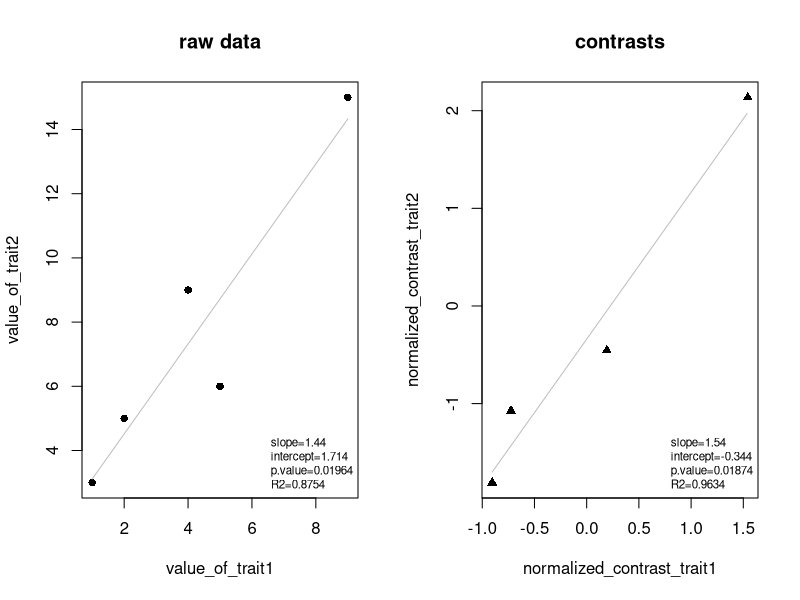

The R source for this figure:
#########################################################
#######        COMPUTATIONAL BIOLOGY         ############
#######             HOMEWORK 5               ############
#########################################################
#                                                       #
# Compute the normalized independent contrasts on a     #
# given phylogeny                                       #
#                                                       #
#########################################################
#########################################################

#########################################################
######    Code below this should not be changed   #######
######    or deleted.                             #######
#########################################################

library(ape)

get_node_children = function(node, tree) {
    # Return the two child nodes of the given node.
    # In a bifurcating tree, a node will have either two child nodes if it is an internal node,
    # or zero child nodes if it is a tip node.
    # For an internal node, return the two child node numbers, for a tip node return NULL.
    #   node: the node for which child nodes should be returned
    #   tree: the tree encoded in an object of class phylo

    if (node <= length(tree$tip.label)) {
        return(NULL)
    }

    children = which(tree$edge[, 1] == node)
    child1 = tree$edge[children[1], 2]
    child2 = tree$edge[children[2], 2]

    # Return the indices of the child nodes.
    #   child1: first child of the given node
    #   child2: second child of the given node
    return(list(child1 = child1,
                child2 = child2))
}

get_root = function(tree) {
    # Returns the number of the root node of the given tree.
    return(length(tree$tip.label) + 1)
}

is_tip = function(node, tree) {
    # Returns TRUE if the given node is a tip, FALSE otherwise
    return(node <= length(tree$tip.label))
}

initialize_description = function(tree, traits_at_tip) {
    # This function creates a list whith two matrices and one vector.
    #
    # The first matrix is called traits and stores the values of the two traits at the nodes of
    # the tree. Here we initialize this matrix with the given trait values at the tips and NA for
    # the internal nodes. The values for the internal nodes have to be calculated in the
    # function get_contrasts_in_subtree(). The row numbers correspond to the node numbers in the tree,
    # i.e. for a tree with N tips the first N rows correspond to the tips, the last N-1 rows to the
    # internal nodes.
    #
    # The second matrix is called normalized_contrasts and stores the values of the normalized contrasts
    # for both traits at all nodes. The matrix will be filled out in the function
    # get_contrasts_in_subtree(). Again, the row numbers correspond to the node numbers allocated in tree.
    # As contrasts are only calculated at the internal nodes, the first N rows of this matrix will stay
    # undefined, i.e. NA, as set here.
    #
    # The third object in the list is a vector that holds the corrected branch lenghts which will be
    # calculated in the function get_contrasts_in_subtree(). It is initialized with the original branch lengths.
    # The branches are ordered by the node which they lead to, e.g. branch_lengths[3] will give the branch that
    # leads to node 3. The branch leading to the root will always be NA. Bear in mind that if you implement the
    # tree walikng correctly, you will only need this data structure to compute all the corrected branch lengths,
    # you do not need to store the uncorrected values separately.

    number_of_tips = length(tree$tip.label)

    # initialize the trait_matrix
    trait_matrix = matrix(NA, nrow = 2 * number_of_tips - 1, ncol = 2,
                          dimnames = list(1:(2 * number_of_tips - 1),
                                          c("value_of_trait1", "value_of_trait2")))

    # fill in the known trait values
    trait_matrix[1:length(tree$tip.label), ] = cbind(as.numeric(traits_at_tip$trait1[tree$tip.label]),
                                                     as.numeric(traits_at_tip$trait2[tree$tip.label]))

    # initialize the normalized_contrasts matrix
    contrast_matrix = matrix(NA, nrow = 2 * number_of_tips - 1, ncol = 2,
                             dimnames = list(1:(2 * number_of_tips - 1),
                                             c("normalized_contrast_trait1", "normalized_contrast_trait2")))

    # initialize the branch lengths
    branch_lengths = c(tree$edge.length, NA)[order(c(tree$edge[, 2], length(tree$tip) + 1))]

    # Return the three objects in one list
    return(list(traits = trait_matrix, normalized_contrasts = contrast_matrix, corrected_branch_lengths = branch_lengths))
}

plot_data_and_regression = function(tree, description, summary_linear_regression) {
    # This function displays two plots:
    # On the left side the raw data points and the linear regression on the raw data, and
    # On the right side the contrast values and the linear regression on the contrasts.
    # As input this function takes two lists that will be generated by the following functions:
    #   description: a list as produced by get_contrasts_in_subtree
    #   summary_linear_regression: a list of two vectors with named values corresponding to the slope, intercept, p.value and R2
    #							   for the linear regression on respectively the raw data and the contrasts, as produced by get_trait_correlation

    par(mfrow = c(1, 2))

    raw = data.frame(description$traits[1:length(tree$tip.label), ])
    plot(raw, pch = 16, main = "raw data")
    x = seq(range(raw[, "value_of_trait1"])[1], range(raw[, "value_of_trait1"])[2], by = 0.01)
    lines(x, summary_linear_regression$linear_regression_raw_data["slope"] * x +
             summary_linear_regression$linear_regression_raw_data["intercept"],
          col = "gray")
    legend("bottomright", bty = "n", cex = 0.7,
           legend = paste0(names(summary_linear_regression$linear_regression_raw_data),
                           "=", signif(summary_linear_regression$linear_regression_raw_data, 3), 4))

    cont = data.frame(description$normalized_contrasts[(length(tree$tip.label) + 1):(2 * length(tree$tip.label) - 1), ])
    plot(cont, pch = 17, main = "contrasts")
    x = seq(range(cont[, "normalized_contrast_trait1"])[1], range(cont[, "normalized_contrast_trait1"])[2], by = 0.01)
    lines(x, summary_linear_regression$linear_regression_contrasts["slope"] * x +
              summary_linear_regression$linear_regression_contrasts["intercept"],
          col = "gray")
    legend("bottomright", bty = "n", cex = 0.7,
           legend = paste0(names(summary_linear_regression$linear_regression_contrasts),
                           "=", signif(summary_linear_regression$linear_regression_contrasts, 3), 4))
}

#########################################################
######    Code above this should not be changed   #######
######    or deleted.                             #######
#########################################################

linear_regression = function(values1, values2) {
    # Perform a simple linear regression on two sets of given values to evaluate the possible correlation between them.
    # The regression is approximated by the intercept alpha and the slope beta, values2 = alpha + beta*values1.
    # The input values should be presented as vectors, in the same order:
    # i.e. if the position i in values1 represents the value of trait or contrast at a certain node n, the same position i in values2
    # should represent the value for the other trait or contrast at the same node n.
    #   values1: first ordered vector of values
    #   values2: second ordered vector of values

    lr <- lm(values2 ~ values1)
    #print(summary(lr))
    slope = coef(lr)[["values1"]]
    intercept = coef(lr)[["(Intercept)"]]
    f = summary(lr)$fstatistic
    R2 = summary(lr)$r.squared
    p.value = pf(f[1],f[2],f[3],lower.tail=F)[["value"]]
    
    
    # Return a vector with named values that summarizes the linear regression result.
    #   slope: the slope of the linear regression line (beta)
    #   intercept: the intercept of the linear regression line (alpha)
    #   p.value: p-value, the level of significance of the correlation.
    #   R2: R squared, the measure of how close the data are to the fitted regression line.
    return(c(slope = slope, intercept = intercept, p.value = p.value, R2 = R2))
}

calculate_trait_at_internal_node = function(trait_child1, trait_child2, branch_length_to_child1, branch_length_to_child2) {
    # Calculate the trait value at an internal node given the values of this trait at the
    # two child nodes and the branch lengths connecting these child nodes to the parent node.
    #   trait_child1: trait value at first child
    #   trait_child2: trait value at second child
    #   branch_length_to_child1: branch length leading to first child
    #   branch_length_to_child2: branch length leading to second child
    sum_of_lengths = branch_length_to_child2+branch_length_to_child1
    trait_at_internal_node = trait_child1 * (branch_length_to_child2/sum_of_lengths) + trait_child2 * (branch_length_to_child1/sum_of_lengths)

    # Return the estimated value of the trait at the internal node.
    return(trait_at_internal_node)
}

calculate_contrast = function(trait_child1, trait_child2, branch_length_to_child1, branch_length_to_child2) {
    # Calculate the normalized contrast at a given node given the values of a trait at the two child nodes
    # and the branch lengths connecting these child nodes to the parent node.
    #   trait_child1: trait value at first child
    #   trait_child2: trait value at second child
    #   branch_length_to_child1: branch length leading to first child
    #   branch_length_to_child2: branch length leading to second child

    contrast = (trait_child1 - trait_child2)/(sqrt(branch_length_to_child1+branch_length_to_child2))

    # Return the numerical value of the normalized contrast.
    return(contrast)
}

calculate_corrected_branch_length = function(node, child1, child2, corrected_branch_lengths) {
    # Calculate the corrected branch length leading to the given node.
    #   node: the node at the end of the branch to be corrected
    #   child1: the first child of the given node
    #   child2: the second child of the given node
    #   corrected_branch_lengths: the current vector of corrected branch lengths, where all branches
    #                             below the given node have already been corrected
    
    t_i = corrected_branch_lengths[child1]
    t_l = corrected_branch_lengths[child2]
    t_k = corrected_branch_lengths[node]
    
    corrected_length = (t_i*t_l)/(t_i+t_l) + t_k

    # Return the numerical value of the corrected branch length
    return(corrected_length)
}

calculate_trait_and_contrast = function(child1, child2, traits, corrected_branch_lengths) {
    # Calculate the trait value and the normalized contrast value at a node given the indices of the node children.
    #   child1: the first child of a given node
    #   child2: the second child of a given node
    #   traits: a vector containing trait values for all nodes
    #   corrected_branch_lengths: the current vector of corrected branch lengths, where all branches
    #                             below the node in question have already been corrected
    trait_value = calculate_trait_at_internal_node(traits[child1], traits[child2], corrected_branch_lengths[child1], corrected_branch_lengths[child2])

    contrast = calculate_contrast(traits[child1], traits[child2], corrected_branch_lengths[child1], corrected_branch_lengths[child2])
    # Return the trait value and the normalized contrast value at the given node.
    #   trait_value: the numerical value for the trait at given node
    #   contrast: the numerical value for the contrast at given node
    return(list(trait_value = trait_value, contrast = contrast))
}

get_contrasts_in_subtree = function(node, tree, description) {
    # Calculate the normalized independent contrasts, trait values, and corrected branch lengths
    # for the subtree that stems from the given node.
    #   node: the node for which the contrasts should be calculated
    #   tree: the tree encoded in an object of class phylo
    # 	description: a list containing 3 entries:
    #				 a matrix with the current trait values at all nodes (including tips) in the tree (value or NA)
    #				 a matrix with the current contrasts at the internal nodes (value or NA), and
    #				 a vector with the corrected branch lengths.
    #				 This list is initialized by the provided function initialize_description().

    # If the node is a tip, return the same description.
    if (is_tip(node, tree) == T) {
      updated_description = description
      return(updated_description)
    }
    else {
      # Otherwise, get the child nodes of the given node and compute the corrected branch lengths, normalized contrasts and trait values
      updated_description = description
      children = get_node_children(node, tree)
      child1 = children$child1
      child2 = children$child2
  
      updated_description = get_contrasts_in_subtree(child1, tree, updated_description)
      updated_description = get_contrasts_in_subtree(child2, tree, updated_description)
      
      # Update the branch length leading to the given node, save it in the description
      corrected_branch_length = calculate_corrected_branch_length(node, child1, child2, updated_description[["corrected_branch_lengths"]])
      updated_description$corrected_branch_lengths[node] = corrected_branch_length
      corrected_branch_lengths = updated_description$corrected_branch_lengths
      # Compute the trait values and normalized contrasts for both traits, save the values in the description
      # Extract traits and branch lengths
      traits = updated_description[["traits"]]
      
      trait_and_contrast_1 = calculate_trait_and_contrast(child1, child2, as.vector(traits[,"value_of_trait1"]), corrected_branch_lengths)
      trait_value_1 = trait_and_contrast_1[["trait_value"]]
      contrast_1 = trait_and_contrast_1[["contrast"]]
      
      trait_and_contrast_2 = calculate_trait_and_contrast(child1, child2, as.vector(traits[,"value_of_trait2"]), corrected_branch_lengths)
      trait_value_2 = trait_and_contrast_2[["trait_value"]]
      contrast_2 = trait_and_contrast_2[["contrast"]]
      #print(updated_description$traits)
      #print(updated_description$normalized_contrasts)
      #print(updated_description$corrected_branch_lengths)
      
      updated_description$traits[node, "value_of_trait1"] = trait_value_1
      updated_description$normalized_contrasts[node, "normalized_contrast_trait1"] = contrast_1
      
      updated_description$traits[node, "value_of_trait2"] = trait_value_2
      updated_description$normalized_contrasts[node, "normalized_contrast_trait2"] = contrast_2
    }
    # Return a list with updated trait values, normalized contrasts, and corrected branch lenghts.
    #   updated_description: list with structure as defined in the initialize_description() function.
    return(updated_description)
}

get_trait_correlation = function(newick_tree, traits_at_tip) {	
    # Compute the normalized contrasts for the whole tree and determine whether there is a correlation between
    # the contrasts.
    #   newick_tree: the tree in newick text format
    #   traits_at_tips: a list of two vectors that represent the two trait values observed for the
    #                   individuals at the tips.

    # Transform the tree from text format to an object of the phylo class
    tree = read.tree(text = newick_tree)
    # Reorder the tree for easier traversing
    tree = reorder(tree, order = "cladewise")

    # Initialize the list of traits, contrasts and branch lengths
    description = initialize_description(tree, traits_at_tip)

    # Calculate the new trait values at all the nodes in the tree, normalized contrasts at the internal nodes and the
    # corrected branch lengths, starting at the root of the tree.
    root = get_root(tree)
    
    updated_description = get_contrasts_in_subtree(root, tree, description)

    # Perform linear regression on the traits at the tips and get the slope, intercept, P-value, and R2-value
    raw_data_regression = linear_regression(as.vector(traits_at_tip$trait1), as.vector(traits_at_tip$trait2))

    # Perform linear regression on the normalized contrasts and get the slope, intercept, P-value, and R2-value
    normalized_contrast_trait1 = as.vector(updated_description$normalized_contrasts[,"normalized_contrast_trait1"])
    normalized_contrast_trait2 = as.vector(updated_description$normalized_contrasts[,"normalized_contrast_trait2"])
    contrasts_regression = linear_regression(normalized_contrast_trait1[!is.na(normalized_contrast_trait1)], 
                                             normalized_contrast_trait2[!is.na(normalized_contrast_trait2)])

    # Plot the two linear regression results
    summary_linear_regression <- list(linear_regression_raw_data = raw_data_regression,
                                      linear_regression_contrasts = contrasts_regression)
    
    plot_data_and_regression(tree, updated_description, summary_linear_regression)

    return(summary_linear_regression)
}


test_trait_correlation = function() {
  newick_tree = "(unicorn:15,(orangutan:13,(gorilla:10.25,(human:5.5,chimp:5.5):4.75):2.75):2);"
  
  traits_at_tip = list(trait1 = c(unicorn=5, orangutan=2, gorilla=9, human=1, chimp=4), 
                       trait2 = c(unicorn=6, orangutan=5, gorilla=15, human=3, chimp=9))
  
  print(get_trait_correlation(newick_tree, traits_at_tip))
}

test_trait_correlation()

